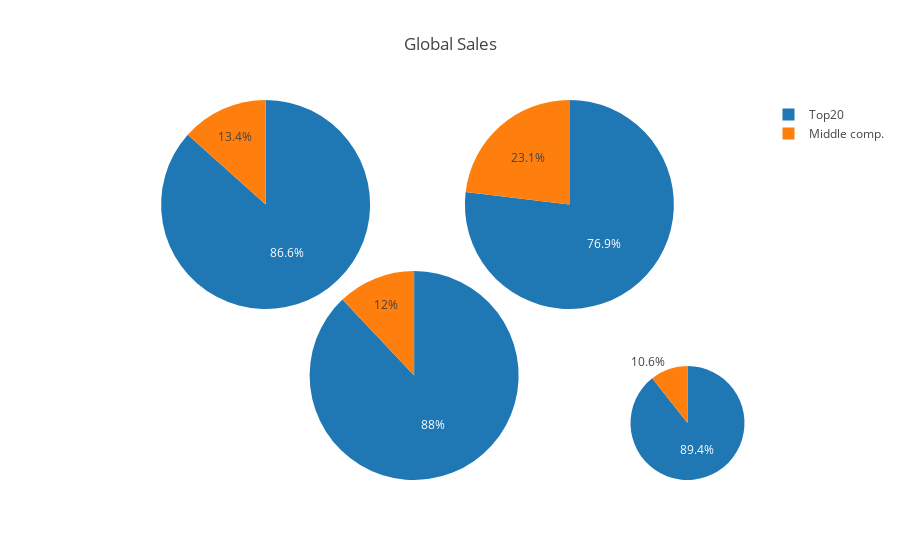

The cell this chart's notebook holds for it:
### Code cell
trace1 = go.Pie(labels=['Top20', 'Middle comp.'], 
               values=[df_top_jp, df_middle_jp],
               domain=dict(x=[0.45, 1],
                           y=[0.45, 1]),
               name='Продажи в Японии'
               #marker=dict(colors=colors)
              )
trace2 = go.Pie(labels=['Top20', 'Middle comp.'], 
               values=[df_top_na, df_middle_na],
               domain=dict(x=[0, 0.55],
                           y=[0.45, 1]),
               name='Продажи в Северной Америке'
               #marker=dict(colors=colors)
              )
trace3 = go.Pie(labels=['Top20', 'Middle comp.'], 
               values=[df_top_eu, df_middle_eu],
               domain=dict(x=[0.22, 0.77],
                           y=[0, 0.55]),
               name='Продажи в Европе'
               #marker=dict(colors=colors)
              )
trace4 = go.Pie(labels=['Top20', 'Middle comp.'], 
               values=[df_top_oth, df_middle_oth],
               domain=dict(x=[0.8, 1],
                           y=[0, 0.3]),
               name='Продажи в других местах'
               #marker=dict(colors=colors)
              )


data = [trace1, trace2, trace3, trace4]

fig = go.Figure(data=data, layout=layout)
iplot(fig)

### Figure 1 — Plotly figure (JSON) as saved in the notebook; plotly's stock layout.template omitted (floating-point values rounded to 4 significant figures)
{"data": [{"domain": {"x": [0.45, 1], "y": [0.45, 1]}, "labels": ["Top20", "Middle comp."], "name": "Продажи в Японии", "type": "pie", "uid": "9a88b652-5421-4718-b9a2-5a0760567011", "values": [990.2, 297.4]}, {"domain": {"x": [0, 0.55], "y": [0.45, 1]}, "labels": ["Top20", "Middle comp."], "name": "Продажи в Северной Америке", "type": "pie", "uid": "48c8f8fe-6750-4b24-8c6c-6b23c30e1a1b", "values": [3800.0, 586.8]}, {"domain": {"x": [0.22, 0.77], "y": [0, 0.55]}, "labels": ["Top20", "Middle comp."], "name": "Продажи в Европе", "type": "pie", "uid": "b44d088a-3918-4dce-a0d4-00a78883d7e2", "values": [2124.0, 290.9]}, {"domain": {"x": [0.8, 1], "y": [0, 0.3]}, "labels": ["Top20", "Middle comp."], "name": "Продажи в других местах", "type": "pie", "uid": "fd123567-2575-43ab-a996-23fe00180a9a", "values": [705.7, 83.97]}], "layout": {"title": "Global Sales"}}
